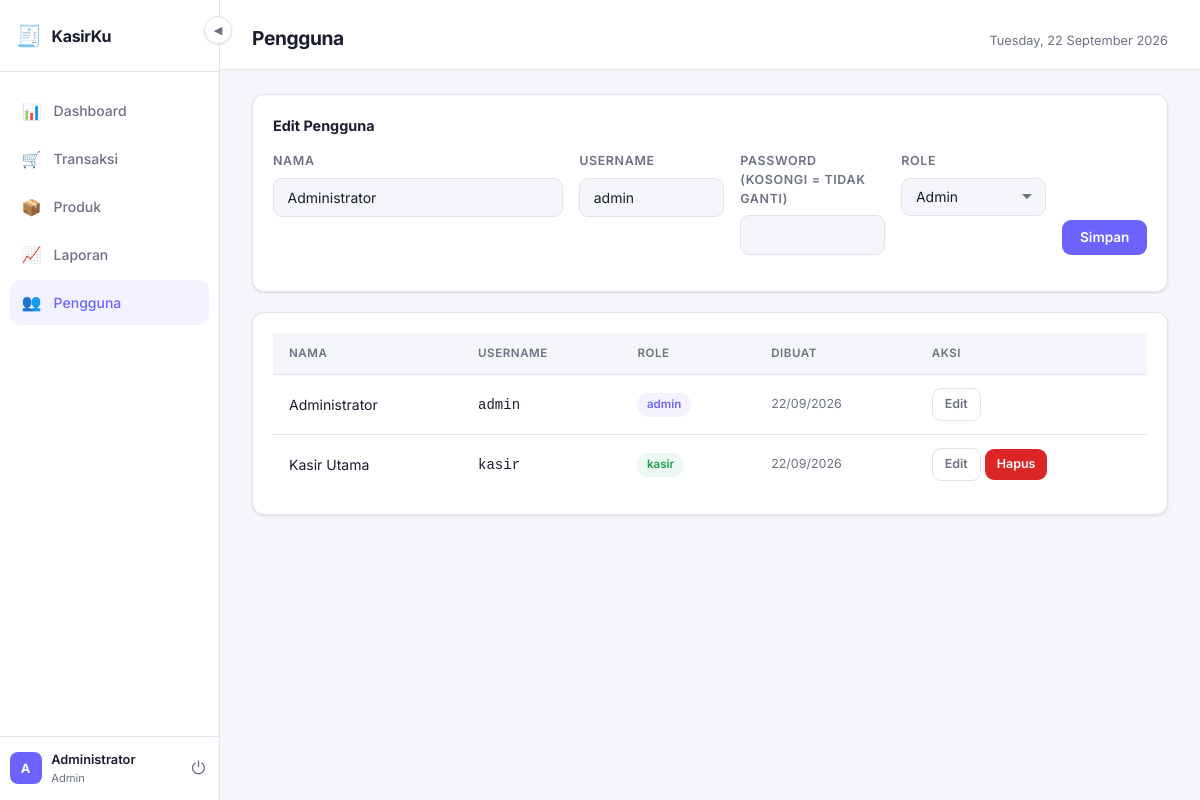
Screenshot of /pages/pengguna.php?edit=1 (signed in) with the database file from the repository.
### tables this page shows
CREATE TABLE users (
    id INT AUTO_INCREMENT PRIMARY KEY,
    nama VARCHAR(100) NOT NULL,
    username VARCHAR(50) NOT NULL UNIQUE,
    password VARCHAR(255) NOT NULL,
    role ENUM('admin', 'kasir') DEFAULT 'kasir',
    created_at TIMESTAMP DEFAULT CURRENT_TIMESTAMP
);

### models/UserModel.php (called while the page is built, shortened)
<?php
function getAllUsers($pdo) {
    return $pdo->query("SELECT * FROM users ORDER BY role, nama")->fetchAll();
}
function getUserById($pdo, $id) {
    $stmt = $pdo->prepare("SELECT * FROM users WHERE id = ?");
    $stmt->execute([$id]);
    return $stmt->fetch();
}

### config/db.php (called while the page is built, shortened)
<?php
function clean($str) {
    return htmlspecialchars(strip_tags(trim($str)));
}

### pages/pengguna.php (the view, shortened to what this page needs)
<?php
require_once '../config/db.php';
require_once '../models/UserModel.php';
require_once '../includes/header.php';
$edit  = isset($_GET['edit']) ? getUserById($pdo, intval($_GET['edit'])) : null;
$users = getAllUsers($pdo);
?>
<div class="card" style="margin-bottom:1.25rem">
    <strong style="display:block;margin-bottom:1rem"><?= $edit ? 'Edit Pengguna' : 'Tambah Pengguna' ?></strong>
    <form method="POST">
        <div class="form-row" style="grid-template-columns:2fr 1fr 1fr 1fr auto">
            <div class="form-group">
                <label class="form-label">Nama</label>
                <input class="form-control" name="nama" required value="<?= clean($edit['nama'] ?? '') ?>">
            </div>
            <div class="form-group">
                <label class="form-label">Username</label>
                <input class="form-control" name="username" required value="<?= clean($edit['username'] ?? '') ?>">
            </div>
            <div class="form-group">
                <label class="form-label">Password <?= $edit ? '(kosongi = tidak ganti)' : '' ?></label>
                <input class="form-control" name="password" type="password" <?= $edit ? '' : 'required' ?>>
            </div>
            <div class="form-group">
                <label class="form-label">Role</label>
                <select class="form-control" name="role">
                    <option value="admin" <?= ($edit['role'] ?? '') === 'admin' ? 'selected' : '' ?>>Admin</option>
                </select>
            </div>
            <div class="form-group" style="justify-content:flex-end">
                <label class="form-label">&nbsp;</label>
                <button class="btn btn-primary"><?= $edit ? 'Simpan' : 'Tambah' ?></button>
            </div>
        </div>
    </form>
</div>
<div class="card">
    <div class="table-wrap">
        <table>
            <thead>
                <tr><th>Nama</th><th>Username</th><th>Role</th><th>Dibuat</th><th>Aksi</th></tr>
            </thead>
            <tbody>
            <?php foreach ($users as $u): ?>
            <tr>
                <td><?= clean($u['nama']) ?></td>
                <td><code><?= clean($u['username']) ?></code></td>
                <td>
                    <span class="badge <?= $u['role']==='admin' ? 'badge-purple' : 'badge-green' ?>">
                        <?= $u['role'] ?>
                    </span>
                </td>
                <td style="color:var(--muted);font-size:.78rem"><?= date('d/m/Y', strtotime($u['created_at'])) ?></td>
                <td>
                    <a href="?edit=<?= $u['id'] ?>" class="btn btn-ghost btn-sm">Edit</a>
                    <?php if ($u['id'] !== intval($_SESSION['user_id'])): ?>
                    <a href="?hapus=<?= $u['id'] ?>" class="btn btn-danger btn-sm"
                       onclick="return confirm('Hapus pengguna ini?')">Hapus</a>
                    <?php endif; ?>
                </td>
            </tr>
            <?php endforeach; ?>
            </tbody>
        </table>
    </div>
</div>
<?php require_once '../includes/footer.php'; ?>

### assets/style.css (style rules this page uses)
*, *::before, *::after { box-sizing: border-box; margin: 0; padding: 0; }
:root { --bg: #f5f6fa; --surface: #ffffff; --surface-2: #f0f1f5; --border: #e2e4ed; --accent: #6c63ff; --accent-hover: #574fd6; --accent-soft: rgba(108, 99, 255, 0.08); --green: #16a34a; --green-soft: rgba(22, 163, 74, 0.08); --red: #dc2626; --red-soft: rgba(220, 38, 38, 0.08); --yellow: #d97706; --yellow-soft: rgba(217, 119, 6, 0.08); --text: #1a1d2e; --muted: #6b7280; --sidebar-w: 220px; --radius: 12px; --shadow: 0 1px 3px rgba(0, 0, 0, 0.08), 0 1px 2px rgba(0, 0, 0, 0.04); }
body { font-family: "Inter", sans-serif; background: var(--bg); color: var(--text); font-size: 0.9rem; line-height: 1.5; }
.card { background: var(--surface); border: 1px solid var(--border); border-radius: var(--radius); padding: 1.25rem; box-shadow: var(--shadow); }
.btn { display: inline-flex; align-items: center; gap: 0.4rem; padding: 0.6rem 1.1rem; border-radius: 9px; font-size: 0.85rem; font-weight: 600; font-family: inherit; cursor: pointer; border: none; text-decoration: none; transition: all 0.15s; }
.btn-primary { background: var(--accent); color: #fff; }
.btn-danger { background: var(--red); color: #fff; }
.btn-ghost { background: transparent; color: var(--muted); border: 1px solid var(--border); }
.btn-sm { padding: 0.4rem 0.75rem; font-size: 0.78rem; }
.table-wrap { overflow-x: auto; }
table { width: 100%; border-collapse: collapse; }
th { text-align: left; padding: 0.75rem 1rem; font-size: 0.72rem; font-weight: 600; color: var(--muted); text-transform: uppercase; letter-spacing: 0.05em; border-bottom: 1px solid var(--border); background: var(--bg); }
td { padding: 0.8rem 1rem; border-bottom: 1px solid var(--border); font-size: 0.875rem; }
tr:last-child td { border-bottom: none; }
.form-row { display: grid; gap: 1rem; margin-bottom: 1rem; }
.form-group { display: flex; flex-direction: column; gap: 0.4rem; }
.form-label { font-size: 0.78rem; font-weight: 600; color: var(--muted); text-transform: uppercase; letter-spacing: 0.05em; }
.form-control { padding: 0.65rem 0.85rem; background: var(--bg); border: 1px solid var(--border); border-radius: 9px; color: var(--text); font-size: 0.875rem; font-family: inherit; transition: border-color 0.15s; width: 100%; }
select.form-control { appearance: none; background-repeat: no-repeat; background-position: right 0.75rem center; padding-right: 2rem; }
.badge { display: inline-block; padding: 0.2rem 0.6rem; border-radius: 20px; font-size: 0.72rem; font-weight: 600; }
.badge-green { background: var(--green-soft); color: var(--green); }
.badge-purple { background: var(--accent-soft); color: var(--accent); }

### rows the page displays
users: nama "Administrator", username "admin", role "Admin", role "admin", created_at "22/09/2026"
users: nama "Kasir Utama", username "kasir", role "kasir", created_at "22/09/2026"

### other values shown
substr($_SESSION['user_nama'], 0, 1) "A"
$_SESSION['user_nama'] "Administrator"
$role "Admin"
$page_title "Pengguna"
